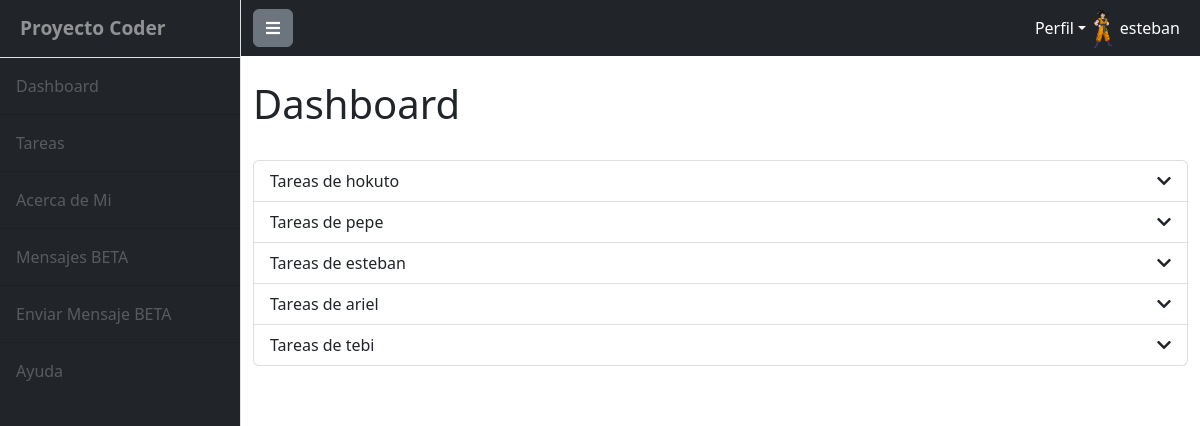
Screenshot of /proyecto-final/ (signed in) with the database file from the repository.
### MainSiteApp/models.py (models this page shows)
class TasksList(models.Model):
    task_name = models.CharField(max_length=30)
    created_at = models.DateTimeField(auto_now_add=True)
    updated_at = models.DateTimeField(auto_now=True)
    task_description = models.CharField(max_length=50, null=True)
    task_content = models.TextField(max_length=150, null=True)
    deadline = models.DateTimeField()
    open = models.BooleanField(default=True)
    owner = models.ForeignKey(User, on_delete=models.CASCADE)
    def __str__(self):
        return f'{self.task_name}'

### MainSiteApp/views.py (the view)
# urls.py: path('', AllTaskView.as_view(), name="Dashboard"),
class AllTaskView(LoginRequiredMixin, ListView):
    model = TasksList
    template_name = "dashboard.html"
    context_object_name = "lists"
    def get_context_data(self, **kwargs):
        context = super().get_context_data(**kwargs)
        tasks = TasksList.objects.all()
        tasks_by_owner = {}
        tasks = sorted(tasks, key=lambda task: task.owner.id)
        for owner_id, task_group in itertools.groupby(tasks, key=lambda task: task.owner.id):
            tasks_by_owner[owner_id] = list(task_group)
        context['tasks_by_owner'] = tasks_by_owner  # Pasar las tareas agrupadas al contexto
        print(context['tasks_by_owner'])
        return context

### MainSiteApp/context_processors.py (called while the page is built)
def get_current_year(req):
    current_year = datetime.datetime.now().year
    return {
        "current_year": current_year
    }

def load_avatar(req: HttpRequest):
    try:
        avatar = Avatar.objects.get(user=req.user.id)
        return {"url": avatar.image.url}
    except:
        image_data = open("media/avatares/goku.jpg", "rb").read()
        return {"url": image_data}

def count_tasks_owner(req: HttpRequest):
    try:
        count_tasks = TasksList.objects.filter(owner=req.user).count()
        return {"count_tasks": count_tasks}
    except:
        count_tasks = 0
        return {"count_tasks": count_tasks}

### MainSiteApp/templates/dashboard.html (shortened to what this page needs)
{% extends 'base.html' %}
{% block pagecontent %}
<div class="container-fluid  pt-4">
  <section>
      <div class="page-header">
        <h1>Dashboard</h1>
      </div>
      <br>
      <ul class="list-group">
          {% for owner_id, tasks in tasks_by_owner.items %}
          <li class="list-group-item">
              <div class="d-flex justify-content-between align-items-center" data-bs-toggle="collapse" data-bs-target="#owner-{{ owner_id }}">
                  <span>Tareas de {{ tasks.0.owner.username }}</span>
                  <i class="fas fa-chevron-down"></i>
              </div>
          </li>
          {% endfor %}
      </ul>
  </section>
</div>
  {% endblock %}

### MainSiteApp/templates/navbar.html (shortened to what this page needs)
<nav class="sb-topnav navbar navbar-expand navbar-dark bg-dark">
    <div class="container-fluid">
        <button class="btn btn-secondary" id="sidebarToggle">
            <i class="fa fa-bars" aria-hidden="true"></i>
          </button>
        <div class="collapse navbar-collapse" id="navbarSupportedContent">
            <ul class="navbar-nav ms-auto mt-2 mt-lg-0">
                <li class="nav-item dropdown">
                    <a class="nav-link dropdown-toggle" id="navbarDropdown" href="#" role="button" data-bs-toggle="dropdown" aria-haspopup="true" aria-expanded="false">Perfil</a>
                </li>
                {% if  user.is_authenticated %}
                {% if url %}
                <img src="{{url}}" height="40px" alt="avatar">
                <div class="nav-item text-center">
                    <p class="nav-link mb-0">{{ user.username }}</p>
                </div>
                {% endif %}
                {% endif %}
            </ul>
        </div>
    </div>
</nav>

### MainSiteApp/static/css/main.css (style rules this page uses)
:root { --color-primary: #6a0572; --color-secondary: #ff9a8b; --color-tertiary: #83c5be; --color-quaternary: #f0e68c; --color-text: #333; }
.navbar { background-color: var(--color-primary); }
.navbar-dark .navbar-nav .nav-link { color: #fff; }
.nav-item { color: rgba(255, 255, 255, 0.25) !important; }

### rows the page displays
TasksList: owner.username "hokuto"
TasksList: owner.username "pepe"
TasksList: owner.username "esteban"
TasksList: owner.username "ariel"
TasksList: owner.username "tebi"

### other values shown
{{ user.username }} "esteban"
